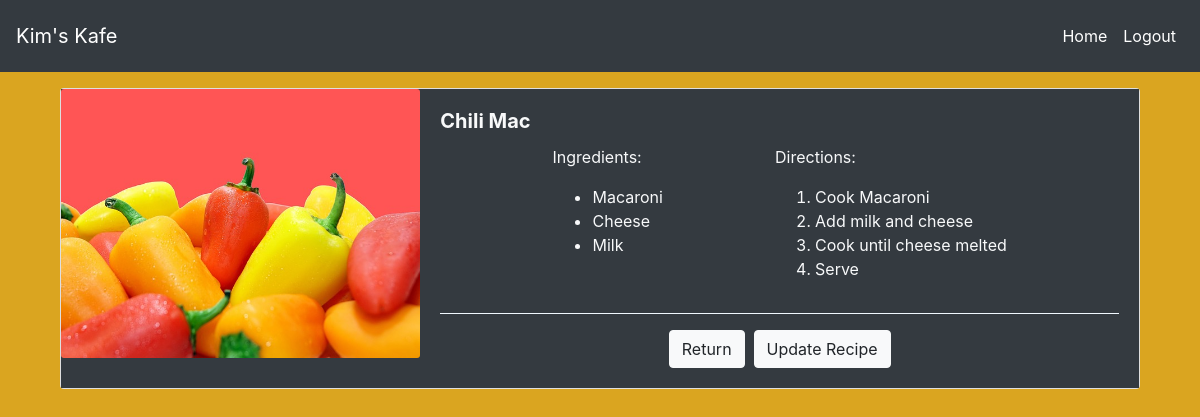
Screenshot of /view/2/ (signed in) with the database file from the repository.
### recipes/models.py (models this page shows, shortened)
class Recipe(models.Model):
    name = models.CharField(max_length=64)
    description = models.CharField(max_length=128)
    ingredients = models.TextField()
    directions = models.TextField()
    image = models.ImageField(upload_to='assets/', null=True, blank=True)
    added = models.DateField(auto_now_add=True)

### recipes/views.py (the view)
# urls.py: path('view/<int:pk>/', views.view, name="view"),
@login_required(login_url='login')
def view(request, pk):
    recipe = Recipe.objects.get(id=pk)
    recipe.directions = recipe.directions.split('\n')
    recipe.ingredients = recipe.ingredients.split('\n')
    return render(request, 'recipes/view.html', {
        'recipe': recipe
    })

### recipes/templates/recipes/view.html (shortened to what this page needs)
{% extends "recipes/layout.html" %}
{% load static %}
{% load crispy_forms_tags %}
{% block content %}
    <div class="col-lg-12">
        <div class="card mb-3">
            <div class="row no-gutters">
              <div class="col-md-4 bg-dark">
                <img src="{{ recipe.image.url }}" class="card-img" alt="...">
              </div>
              <div class="col-md-8 bg-dark text-light">
                <div class="card-body ">
                  <h5 class="card-title"><strong>{{ recipe.name }}</strong></h5>
                  <div class="split2">
                    <div>
                      <p class="card-text">Ingredients: </p>
                      <ul>
                        {% for ingredient in recipe.ingredients %}
                       <li>{{ ingredient }}</li>
                       {% endfor %}
                      </ul>
                    </div>
                    <div>
                      <p class="card-text">Directions:</p>
                      <ol>
                        {% for direction in recipe.directions %}
                        <li>{{ direction }}</li>
                        {% endfor %}
                      </ol>
                    </div>
                  </div>
                  <hr class="new">
                  <div class="centered">
                    <a class="btn btn-light" href="{% url 'index' %}">Return</a>&nbsp;&nbsp;
                    <a class="btn btn-light" href="{% url 'update' recipe.id %}">Update Recipe</a>
                  </div>
                </div>
              </div>
            </div>
          </div>
    </div>
{% endblock %}

### static/css/styles.css (style rules this page uses)
body { background-color: goldenrod; }
.centered { display: flex; justify-content: center; }
.split2 { display: flex; justify-content: space-evenly; }
hr.new { border-top: 1px solid aliceblue; }

### rows the page displays
Recipe: image (picture), name "Chili Mac"

### other values shown
{{ ingredient }} "Macaroni" "Cheese" "Milk"
{{ direction }} "Cook Macaroni" "Add milk and cheese" "Cook until cheese melted" "Serve"
